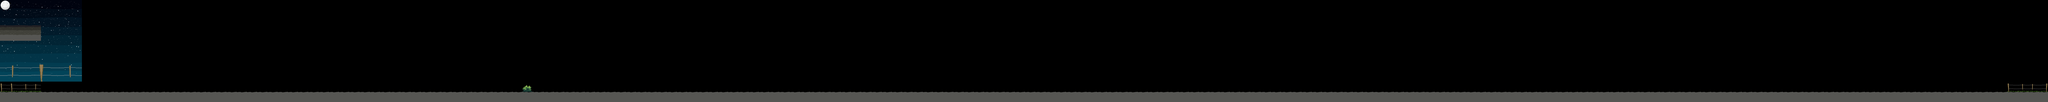

A level layout from a 2D game, rendered from its tile map. Below: a short description, then the map file with tile-grid data replaced by summaries:
An orthogonal 200x10 tile map with 64x64 px tiles, 2 tile layers (plano 2, plano 1), 8 image layers and 10 objects (4x Warp, Pombero, Bosses/AoAoTree, Bosses/AoAoPindo2, Bosses/AoAoRock, ...).

<map version="1.0" orientation="orthogonal" width="200" height="10" tilewidth="64" tileheight="64">
 <properties>
  <property name="music" value="D.B. Bass 08" />
 </properties>
 <tileset firstgid="1" name="CampoDelCielo_ts" tilewidth="64" tileheight="64">
  <image source="CampoDelCielo_ts.png" width="512" height="512" />
  <tile id="0">
   <properties>
    <property name="Collision" value="box" />
   </properties>
  </tile>
  <tile id="1">
   <properties>
    <property name="Collision" value="" />
   </properties>
  </tile>
  <tile id="2">
   <properties>
    <property name="Collision" value="" />
   </properties>
  </tile>
  <tile id="5">
   <properties>
    <property name="Collision" value="plane" />
   </properties>
  </tile>
  <tile id="6">
   <properties>
    <property name="collision" value="plane" />
   </properties>
  </tile>
  <tile id="7">
   <properties>
    <property name="collision" value="plane" />
   </properties>
  </tile>
  <tile id="10">
   <properties>
    <property name="collision" value="" />
   </properties>
  </tile>
  <tile id="28">
   <properties>
    <property name="Collision" value="Box" />
   </properties>
  </tile>
  <tile id="53">
   <properties>
    <property name="Collision" value="box" />
   </properties>
  </tile>
 </tileset>
 <imagelayer name="cielo" width="200" height="10">
  <image source="CampoDelCielo_fondo.png" />
  <properties>
   <property name="depth" value="20" />
   <property name="scroll" value="relative" />
  </properties>
 </imagelayer>
 <imagelayer name="Luna" width="200" height="10">
  <image source="CampoDelCielo_moon.png" />
  <properties>
   <property name="depth" value="5" />
   <property name="offset" value="-1, -.5" />
   <property name="scale" value="2, 2" />
   <property name="size" value="noRepeat" />
   <property name="speed" value="0" />
  </properties>
 </imagelayer>
 <imagelayer name="stars2" width="200" height="10">
  <image source="CampoDelCielo_stars1.png" />
  <properties>
   <property name="depth" value="15" />
   <property name="scroll" value="relative" />
  </properties>
 </imagelayer>
 <imagelayer name="stars1" width="200" height="10">
  <image source="CampoDelCielo_stars2.png" />
  <properties>
   <property name="depth" value="10" />
   <property name="scroll" value="relative" />
  </properties>
 </imagelayer>
 <imagelayer name="scroll3" width="200" height="10">
  <image source="CampoDelCielo_scroll3.png" />
  <properties>
   <property name="scroll" value="relative" />
   <property name="speed" value="0.05" />
  </properties>
 </imagelayer>
 <imagelayer name="scroll2" width="200" height="10">
  <image source="CampoDelCielo_scroll2.png" />
  <properties>
   <property name="scroll" value="relative" />
   <property name="speed" value="0.1" />
  </properties>
 </imagelayer>
 <imagelayer name="scroll1" width="200" height="10">
  <image source="CampoDelCielo_scroll1.png" />
  <properties>
   <property name="scroll" value="relative" />
   <property name="speed" value="0.2" />
  </properties>
 </imagelayer>
 <layer name="plano 2" width="200" height="10">
  <data>[2000 cells, 19 non-empty, 9 distinct tile ids]</data>
 </layer>
 <layer name="plano 1" width="200" height="10">
  <data>[2000 cells, 204 non-empty, 3 distinct tile ids]</data>
 </layer>
 <objectgroup name="Capa de Objetos 1" width="200" height="10">
  <object name="Pombero" x="6400" y="512" width="64" height="64" />
  <object name="Derecha" type="Warp" x="12784" y="4" width="72" height="570">
   <properties>
    <property name="target" value="Left" />
   </properties>
  </object>
  <object name="Right" type="Warp" x="12224" y="0" width="64" height="576" />
  <object name="Izquierda" type="Warp" x="-44" y="0" width="64" height="576">
   <properties>
    <property name="target" value="Right" />
   </properties>
  </object>
  <object name="Left" type="Warp" x="512" y="0" width="64" height="576" />
  <object name="Bosses/AoAoTree" x="5888" y="384" width="64" height="64" />
  <object name="Bosses/AoAoPindo2" x="6784" y="512" width="64" height="64" />
  <object name="Bosses/AoAoRock" x="5696" y="512" width="64" height="64" />
  <object name="Bosses/AoAoPindo" x="6144" y="448" width="64" height="64" />
  <object name="AoAoHuge" type="Bosses/AoAoHuge" x="7744" y="256" width="64" height="64" />
 </objectgroup>
 <imagelayer name="pua" width="200" height="10">
  <image source="CampoDelCielo_alambrado scroll.png" />
  <properties>
   <property name="depth" value="-1" />
   <property name="heightRange" value="0,7" />
   <property name="offset" value="0, 3.8" />
   <property name="padding" value="0, 0.8" />
   <property name="scale" value="1, 1.5" />
   <property name="scroll" value="relative" />
   <property name="speed" value="0.3, 0.05" />
  </properties>
 </imagelayer>
</map>
